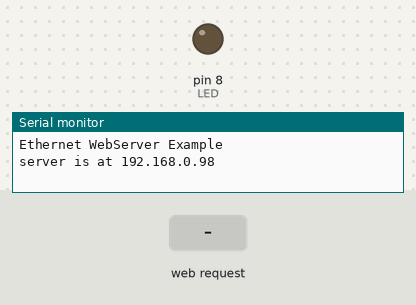
Bench run of a sketch on a simulated Arduino Uno, built for the host (arithmetic inside an expression is 32-bit, double 64-bit). Shown: output pins drawn as LEDs (lit = HIGH), the last lines printed to the serial monitor. Inputs (shaded band) come from the test bench. WiFi joins after 1.5 s; servers stay silent unless stated.

Above: at 1.2 s.
1.3 s: HTTP request GET /led?pinD8=on received
At 2.1 s:
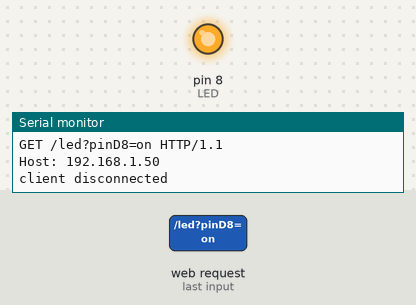
2.8 s: HTTP request GET /led?pinD8=off received
At 3.3 s:
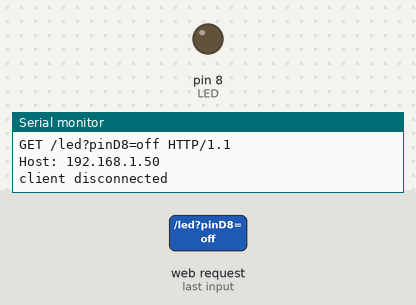
Timing chart, 0 to 5.8 s (numbered marks = the images above; inputs shaded):
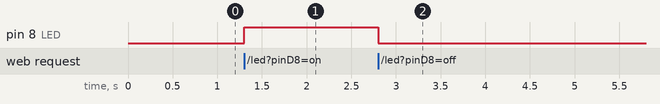

Measured:
- after the input at 1.3 s, pin 8 (LED): LOW → HIGH at once
- after the input at 2.8 s, pin 8 (LED): HIGH → LOW at once

The sketch:

arduino_tmp.ino
```cpp
#include <SPI.h>
#include <Ethernet.h>

//맥 주소와 IP 주소 입력 (IP주소는 로컬 네트워크 환경에 따라 다를 수 있음)
byte mac[] = {
  0xDE, 0xAD, 0xBE, 0xEF, 0xFE, 0xED
};
IPAddress ip(192, 168, 0, 98);
IPAddress gateway(192, 168, 0, 1);
IPAddress subnet(255, 255, 255, 0);
IPAddress myDns (8, 8, 8, 8);

//사용하려는 IP 주소와 포트 초기화 (HTTP 포트 기본 값 : 80)
EthernetServer server(80);

EthernetClient client;
//LED 변수 선언 및 핀 번호 저장
int LED = 8;

void setup() {
  //LED 핀 모드 설정
  pinMode(LED, OUTPUT);

  // 시리얼 모니터 설정
  Serial.begin(9600);
  while (!Serial) {
    ; // wait for serial port to connect. Needed for native USB port only
  }
  Serial.println("Ethernet WebServer Example");

  // 이더넷 연결 및 서버 시작
  Ethernet.begin(mac, ip, myDns, gateway, subnet);

  // 이더넷 하드웨어 확인 (없을 경우 아래 조건문 실행)
  if (Ethernet.hardwareStatus() == EthernetNoHardware) {
    Serial.println("Ethernet shield was not found.  Sorry, can't run without hardware. :(");
    while (true) {
      delay(1); // do nothing, no point running without Ethernet hardware
    }
  }
  if (Ethernet.linkStatus() == LinkOFF) {
    Serial.println("Ethernet cable is not connected.");
  }

  // 서버 시작
  server.begin();
  Serial.print("server is at ");
  Serial.println(Ethernet.localIP());
}


void loop() {
  // 클라이언트 객체 선언 및 수신
  client = server.available();
  if (client) {
    Serial.println("new client");
    // http 요청은 빈줄로 끝남
    boolean currentLineIsBlank = true;
    String buffer = "";
    while (client.connected()) {
      if (client.available()) {
        char c = client.read();
        buffer += c;
        Serial.write(c);
        // 클라이언트에서 읽은 내용이 끝나면 개행문자 \n을 받아서 해당 줄이 비어 있으면
        // http 요청이 끝났으므로 응답을 보낼 수 있음.
        if (c == '\n' && currentLineIsBlank) {
          setHtml();
          break;
        }
        if (c == '\n') {
          // 새로운 라인 시작
          currentLineIsBlank = true;
        } else if (c != '\r') {
          // 현재 줄에 보내는 문자 있다면, 캐리지 리턴 \r
          if(buffer.indexOf("GET /led?pinD8=on") >= 0){
            digitalWrite(LED, HIGH);
          }else if(buffer.indexOf("GET /led?pinD8=off") >= 0){
            digitalWrite(LED, LOW);
          }
          currentLineIsBlank = false;
        }
      }
    }
    // 웹 브라우저가 데이터를 받을 시간을 부여
    delay(1);
    // 연결 종료
    client.stop();
    Serial.println("client disconnected");
  }
}

void makeSwitch(){
  client.print("<form action='/led' method='GET'>");
  client.print("<input type='hidden' name='pinD8' value='on'>"); //실제 동작하는 버튼
  client.print("<input class='onBtn' type='submit' value='on'/>");//나타내는 버튼
  client.print("</form>");
  client.print("<form action='/led' method='GET'>");
  client.print("<input type='hidden' name='pinD8' value='off'>");
  client.print("<input class='offBtn' type='submit' value='off'/>");
  client.print("</form>");
}
void setHtml(){
  client.println("HTTP/1.1 200 OK");
  client.println("Content-Type: text/html");
  client.println();
  client.println("<!DOCTYPE HTML>");
  client.println("<html>");
  client.println("<title>Arduino for aoaoao</title>");
  client.println("<head>");
  client.println("<style>");
  client.println("h1{color:#17A1A5; font-size:48px;}");
  client.println(".box{border:solid 5px #4db7bb; width:25%; height: 300px;}");
  client.println("input{width:40%; height: 100px; font-size:40px; color:#fff; border:none; background: #17A1A5;}");
  client.println(".onBtn{margin:40px 0 20px 0;}");
  client.println("</style>");
  client.println("</head>");
  client.println("<body>");
  client.println("<center>");
  client.println("<br><br><br><br><br>");
  client.println("<h1>escape9</h1>");
  client.println("<br><br>");
  client.println("<div class=\"box\">");

  makeSwitch();

  client.println("</div>");
  client.println("</center>");
  client.println("<br />");
  client.println("</body>");
  client.println("</html>");
}
```
